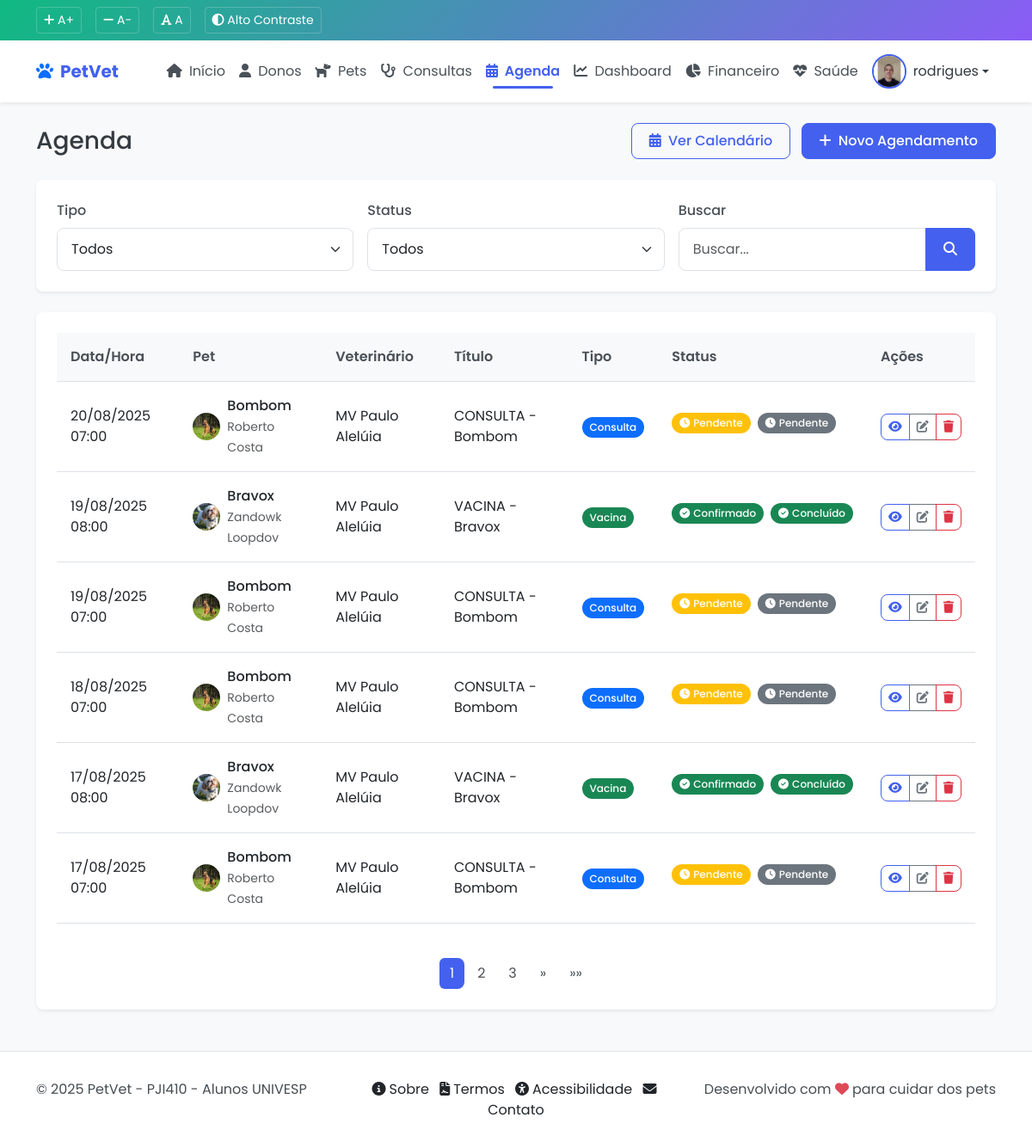
Page /core/agenda/ (signed in) on the earlier database version.
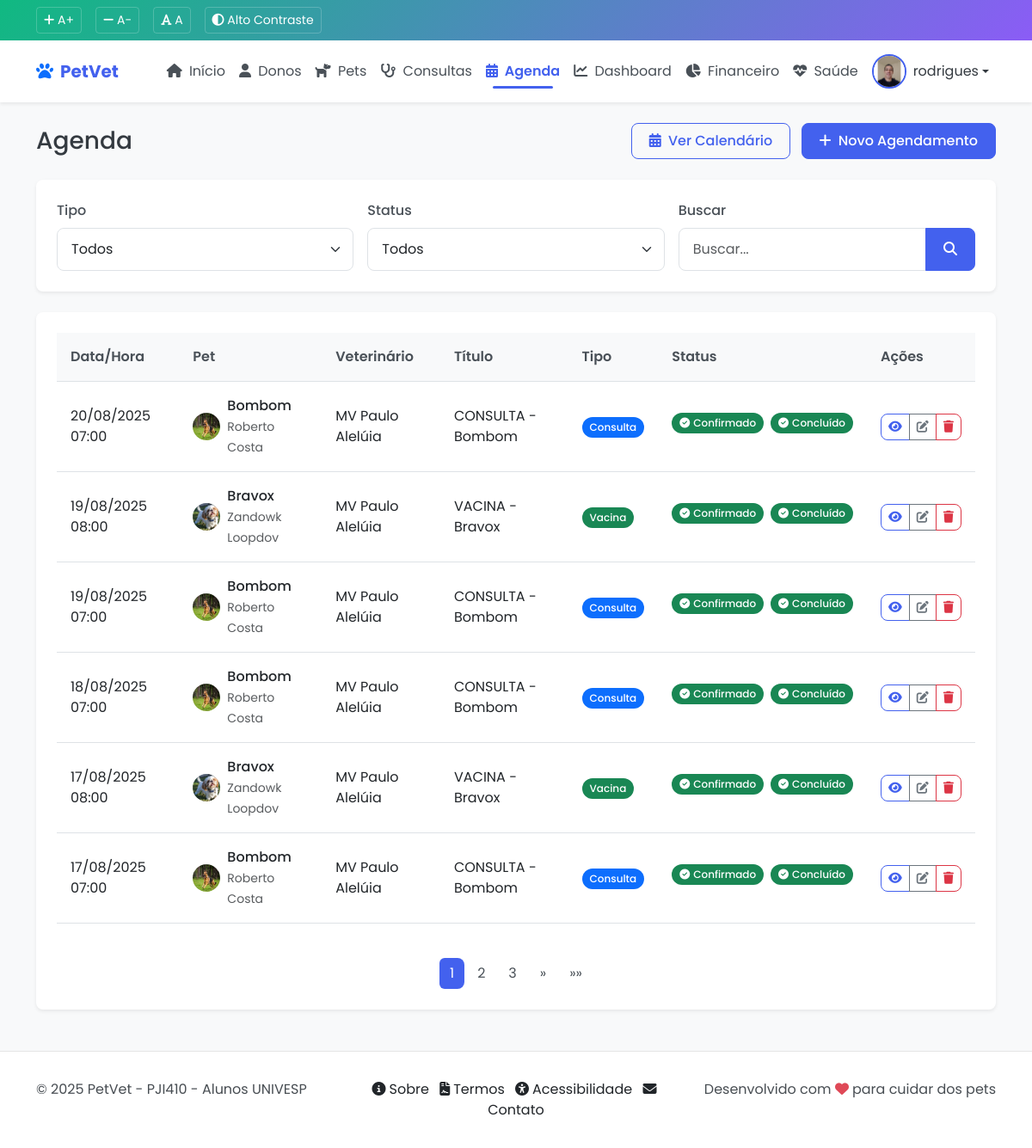
Same page on the later database version.
### core/models.py (models this page shows, shortened)
class Agenda(models.Model):
    TIPO = (
        ('CONSULTA', 'Consulta'),
        ('MEDICACAO', 'Medicação'),
        ('VACINA', 'Vacina'),
        ('EXAME', 'Exame'),
        ('OUTRO', 'Outro'),
    )
    STATUS = (
        ('PENDENTE', 'Pendente'),
        ('CONFIRMADO', 'Confirmado'),
        ('CANCELADO', 'Cancelado'),
    )
    VETERINARIOS = (
        ('MV Paulo Alelúia', 'MV Paulo Alelúia'),
        ('MV Cleber Azevedo Souza', 'MV Cleber Azevedo Souza'),
        ('MV Ana Carolinna Piazza', 'MV Ana Carolinna Piazza'),
        ('MV Camila Banborra', 'MV Camila Banborra'),
    )
    pet = models.ForeignKey(Pet, on_delete=models.CASCADE, related_name='agendamentos')
    veterinario = models.CharField(max_length=100, choices=VETERINARIOS, default='MV Paulo Alelúia')
    tipo = models.CharField(max_length=20, choices=TIPO)
    titulo = models.CharField(max_length=100)
    descricao = models.TextField(blank=True)
    data_hora = models.DateTimeField()
    status = models.CharField(max_length=20, choices=STATUS, default='PENDENTE')
    concluido = models.BooleanField(default=False)
    notificar = models.BooleanField(default=True)
    data_criacao = models.DateTimeField(auto_now_add=True)
    class Meta:
        verbose_name = 'Agenda'
        verbose_name_plural = 'Agendas'
        ordering = ['data_hora']

class Pet(models.Model):
    ESPECIES = (
        ('CACHORRO', 'Cachorro'),
        ('GATO', 'Gato'),
        ('AVE', 'Ave'),
        ('ROEDOR', 'Roedor'),
        ('REPTIL', 'Réptil'),
        ('OUTRO', 'Outro'),
    )
    SEXO = (
        ('M', 'Macho'),
        ('F', 'Fêmea'),
    )
    nome = models.CharField(max_length=100)
    dono = models.ForeignKey(Dono, on_delete=models.CASCADE, related_name='pets')
    especie = models.CharField(max_length=20, choices=ESPECIES)
    raca = models.CharField(max_length=50, blank=True)
    sexo = models.CharField(max_length=1, choices=SEXO)
    data_nascimento = models.DateField(null=True, blank=True)
    peso = models.DecimalField(max_digits=5, decimal_places=2, null=True, blank=True)
    foto = models.ImageField(upload_to='pets_fotos/', null=True, blank=True)
    observacoes = models.TextField(blank=True)
    data_cadastro = models.DateTimeField(auto_now_add=True)
    updated_at = models.DateTimeField(auto_now=True)
    class Meta:
        verbose_name = 'Pet'
        verbose_name_plural = 'Pets'
        ordering = ['nome']

class Dono(models.Model):
    nome = models.CharField(max_length=100)
    cpf = models.CharField(max_length=14, unique=True)
    telefone = models.CharField(max_length=15)
    email = models.EmailField(unique=True)
    endereco = models.TextField()
    data_cadastro = models.DateTimeField(auto_now_add=True)
    class Meta:
        verbose_name = 'Dono'
        verbose_name_plural = 'Donos'
        ordering = ['nome']

### core/views.py (the view)
# urls.py: path('agenda/', views.agenda_list, name='agenda_list'),
@login_required
def agenda_list(request):
    tipo = request.GET.get('tipo', '')
    concluido = request.GET.get('concluido', '')
    query = request.GET.get('q', '')
    agendamentos = Agenda.objects.all()
    if tipo:
        agendamentos = agendamentos.filter(tipo=tipo)
    if concluido:
        concluido_bool = concluido == 'sim'
        agendamentos = agendamentos.filter(concluido=concluido_bool)
    if query:
        agendamentos = agendamentos.filter(
            Q(titulo__icontains=query) |
            Q(pet__nome__icontains=query) |
            Q(descricao__icontains=query)
        )
    agendamentos = agendamentos.order_by('-data_hora')
    paginator = Paginator(agendamentos, 6)  # 6 agendamentos por página
    page_number = request.GET.get('page')
    page_obj = paginator.get_page(page_number)
    context = {
        'page_obj': page_obj,
        'tipo': tipo,
        'concluido': concluido,
        'query': query,
    }
    return render(request, 'core/agenda/list.html', context)

### templates/core/agenda/list.html (shortened to what the changed rows need)
{% extends 'base.html' %}
{% load static %}
{% block content %}
<div class="container">
    <div class="d-flex justify-content-between align-items-center mb-4">
        <h1 class="h3 mb-0">Agenda</h1>
    </div>
    <div class="card">
        <div class="card-body">
            {% if page_obj %}
            <div class="table-responsive">
                <table class="table table-hover">
                    <thead>
                        <tr>
                            <th>Data/Hora</th>
                            <th>Pet</th>
                            <th>Veterinário</th>
                            <th>Título</th>
                            <th>Tipo</th>
                            <th>Status</th>
                            <th>Ações</th>
                        </tr>
                    </thead>
                    <tbody>
                        {% for agenda in page_obj %}
                        <tr>
                            <td>{{ agenda.data_hora|date:"d/m/Y H:i" }}</td>
                            <td>
                                <div class="d-flex align-items-center">
                                    {% if agenda.pet.foto %}
                                    <img src="{{ agenda.pet.foto.url }}" alt="{{ agenda.pet.nome }}" class="rounded-circle me-2" width="32" height="32">
                                    {% else %}
                                    <div class="rounded-circle bg-light me-2 d-flex align-items-center justify-content-center" style="width: 32px; height: 32px;">
                                        <i class="fas fa-paw text-muted"></i>
                                    </div>
                                    {% endif %}
                                    <div>
                                        <div class="fw-medium">{{ agenda.pet.nome }}</div>
                                        <small class="text-muted">{{ agenda.pet.dono.nome }}</small>
                                    </div>
                                </div>
                            </td>
                            <td>{{ agenda.veterinario|default:"N/A" }}</td>
                            <td>{{ agenda.titulo }}</td>
                            <td>
                                {% if agenda.tipo == 'CONSULTA' %}
                                <span class="badge bg-primary">Consulta</span>
                                {% elif agenda.tipo == 'CIRURGIA' %}
                                <span class="badge bg-danger">Cirurgia</span>
                                {% elif agenda.tipo == 'EXAME' %}
                                <span class="badge bg-info">Exame</span>
                                {% elif agenda.tipo == 'VACINA' %}
                                <span class="badge bg-success">Vacina</span>
                                {% else %}
                                <span class="badge bg-secondary">{{ agenda.get_tipo_display }}</span>
                                {% endif %}
                            </td>
                            <td>
                                <div class="d-flex align-items-center mb-2">
                                    <span class="badge {% if agenda.status == 'CONFIRMADO' %}bg-success{% elif agenda.status == 'CANCELADO' %}bg-danger{% else %}bg-warning{% endif %} me-2">
                                        {% if agenda.status == 'CONFIRMADO' %}
                                            <i class="fas fa-check-circle me-1"></i>Confirmado
                                        {% elif agenda.status == 'CANCELADO' %}
                                            <i class="fas fa-times-circle me-1"></i>Cancelado
                                        {% else %}
                                            <i class="fas fa-clock me-1"></i>Pendente
                                        {% endif %}
                                    </span>
                                    <span class="badge {% if agenda.concluido %}bg-success{% else %}bg-secondary{% endif %}">
                                        {% if agenda.concluido %}
                                            <i class="fas fa-check-circle me-1"></i>Concluído
                                        {% else %}
                                            <i class="fas fa-clock me-1"></i>Pendente
                                        {% endif %}
                                    </span>
                                </div>
                            </td>
                            <td>
                                <div class="btn-group">
                                    <a href="{% url 'core:agenda_detail' agenda.pk %}" class="btn btn-sm btn-outline-primary" title="Ver detalhes">
                                        <i class="fas fa-eye"></i>
                                    </a>
                                    <a href="{% url 'core:agenda_update' agenda.pk %}" class="btn btn-sm btn-outline-secondary" title="Editar">
                                        <i class="fas fa-edit"></i>
                                    </a>
                                    <a href="{% url 'core:agenda_delete' agenda.pk %}" class="btn btn-sm btn-outline-danger" title="Excluir">
                                        <i class="fas fa-trash"></i>
                                    </a>
                                </div>
                            </td>
                        </tr>
                        {% endfor %}
                    </tbody>
                </table>
            </div>
            {% else %}
            <div class="text-center py-5">
                <i class="fas fa-calendar fa-3x text-muted mb-3"></i>
                <h5 class="text-muted">Nenhum agendamento encontrado</h5>
                <p class="text-muted">Clique no botão "Novo Agendamento" para adicionar um agendamento.</p>
            </div>
            {% endif %}
        </div>
    </div>
</div>
{% endblock %}

Differences in the rows shown:
changed Agenda (number 1 of 6 on the later page): status "Pendente" → "Confirmado"; concluido "Pendente" → "Concluído"
changed Agenda (number 3 of 6 on the later page): status "Pendente" → "Confirmado"; concluido "Pendente" → "Concluído"
changed Agenda (number 4 of 6 on the later page): status "Pendente" → "Confirmado"; concluido "Pendente" → "Concluído"
changed Agenda (number 6 of 6 on the later page): status "Pendente" → "Confirmado"; concluido "Pendente" → "Concluído"
